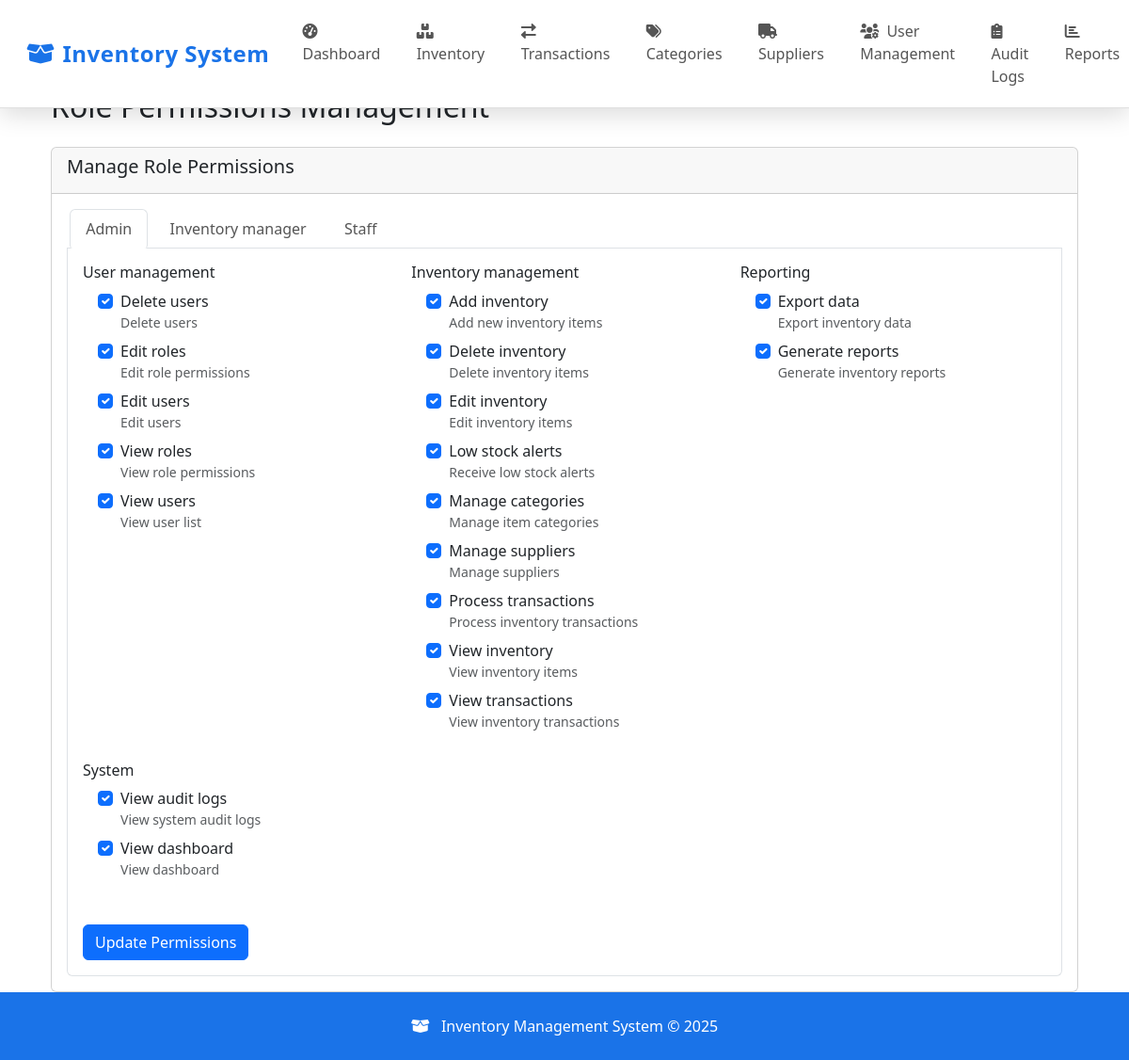
Page /admin/roles.php (signed in) on the committed database.
### tables this page shows
CREATE TABLE `permissions` (
  `id` int(11) NOT NULL,
  `name` varchar(50) NOT NULL,
  `description` text DEFAULT NULL,
  `category` enum('user_management','inventory_management','reporting','system') NOT NULL
);

### includes/functions.php (called while the page is built, shortened)
<?php
require_once __DIR__ . '/auth.php';
function getAllPermissions() {
    $conn = getDBConnection();
    $result = $conn->query("SELECT * FROM permissions ORDER BY category, name");
    $permissions = [];
    while ($row = $result->fetch_assoc()) {
        $permissions[] = $row;
    }
    return $permissions;
}
function getPermissionsForRole($role) {
    $conn = getDBConnection();
    $stmt = $conn->prepare("SELECT p.* FROM role_permissions rp
                           JOIN permissions p ON rp.permission_id = p.id
                           WHERE rp.role = ?");
    $stmt->bind_param("s", $role);
    $stmt->execute();
    $result = $stmt->get_result();
    $permissions = [];
    while ($row = $result->fetch_assoc()) {
        $permissions[] = $row;
    }
    return $permissions;
}

### includes/auth.php (called while the page is built, shortened)
<?php
function hasPermission($permissionName) {
    $conn = getDBConnection();
    $userId = $_SESSION['user_id'];
    $stmt = $conn->prepare("SELECT p.name FROM user_permissions up
                           JOIN permissions p ON up.permission_id = p.id
                           WHERE up.user_id = ? AND p.name = ?");
    $stmt->bind_param("is", $userId, $permissionName);
    $stmt->execute();
    $result = $stmt->get_result();
    $stmt = $conn->prepare("SELECT p.name FROM users u
                           JOIN role_permissions rp ON u.role = rp.role
                           JOIN permissions p ON rp.permission_id = p.id
                           WHERE u.id = ? AND p.name = ?");
    $stmt->bind_param("is", $userId, $permissionName);
    $stmt->execute();
    $result = $stmt->get_result();
    $hasPermission = $result->num_rows > 0;
    return $hasPermission;
}

### admin/roles.php (the view, shortened to what this page needs)
<?php
require_once __DIR__ . '/../includes/auth.php';
require_once __DIR__ . '/../includes/functions.php';
$permissions = getAllPermissions();
$roles = ['admin', 'inventory_manager', 'staff'];
$rolePermissions = [];
foreach ($roles as $role) {
    $rolePermissions[$role] = getPermissionsForRole($role);
}
?>
<?php include __DIR__ . '/../includes/header.php'; ?>
<div class="container mt-4">
    <h2 class="mb-4">Role Permissions Management</h2>
    <div class="card">
        <div class="card-header">
            <h5>Manage Role Permissions</h5>
        </div>
        <div class="card-body">
            <ul class="nav nav-tabs" id="roleTabs" role="tablist">
                <?php foreach ($roles as $index => $role): ?>
                    <li class="nav-item" role="presentation">
                        <button class="nav-link <?php echo $index === 0 ? 'active' : ''; ?>"
                                id="<?php echo $role; ?>-tab" data-bs-toggle="tab"
                                data-bs-target="#<?php echo $role; ?>" type="button">
                            <?php echo ucfirst(str_replace('_', ' ', $role)); ?>
                        </button>
                    </li>
                <?php endforeach; ?>
            </ul>
            <div class="tab-content p-3 border border-top-0 rounded-bottom" id="roleTabsContent">
                <?php foreach ($roles as $index => $role): ?>
                    <div class="tab-pane fade <?php echo $index === 0 ? 'show active' : ''; ?>"
                         id="<?php echo $role; ?>" role="tabpanel">
                        <form method="POST" action="roles.php">
                            <div class="row">
                                <?php
                                $currentCategory = '';
                                foreach ($permissions as $permission):
                                    if ($permission['category'] != $currentCategory) {
                                        if ($currentCategory != '') echo '</div></div>';
                                        $currentCategory = $permission['category'];
                                        echo '<div class="col-md-4 mb-4"><h6>' .
                                             ucfirst(str_replace('_', ' ', $currentCategory)) .
                                             '</h6><div class="ps-3">';
                                    }
                                    $isChecked = in_array($permission['id'], array_column($rolePermissions[$role], 'id'));
                                ?>
                                    <div class="form-check mb-2">
                                        <input class="form-check-input" type="checkbox"
                                               id="perm_<?php echo $role . '_' . $permission['id']; ?>"
                                               name="permissions[]" value="<?php echo $permission['id']; ?>"
                                               <?php echo $isChecked ? 'checked' : ''; ?>>
                                        <label class="form-check-label" for="perm_<?php echo $role . '_' . $permission['id']; ?>">
                                            <?php echo ucfirst(str_replace('_', ' ', $permission['name'])); ?>
                                        </label>
                                        <small class="d-block text-muted"><?php echo $permission['description']; ?></small>
                                    </div>
                                <?php endforeach; ?>
                                <?php if ($currentCategory != '') echo '</div></div>'; ?>
                            </div>
                            <?php if (hasPermission('edit_roles')): ?>
                                <button type="submit" name="update_permissions" class="btn btn-primary mt-3">
                                    Update Permissions
                                </button>
                            <?php endif; ?>
                        </form>
                    </div>
                <?php endforeach; ?>
            </div>
        </div>
    </div>
</div>
<?php include __DIR__ . '/../includes/footer.php'; ?>

### includes/header.php (style rules this page uses)
:root { --primary-blue: #1a73e8; --dark-blue: #0d47a1; --light-blue: #e8f0fe; --hover-blue: #4285f4; --white: #ffffff; }
body { font-family: 'Segoe UI', Tahoma, Geneva, Verdana, sans-serif; background-color: var(--white); overflow-x: hidden; padding-top: 70px; }
.nav-link { color: #555 !important; font-weight: 500; padding: 0.5rem 1rem !important; margin: 0 0.2rem; border-radius: 4px; transition: all 0.3s ease; position: relative; }
.container { animation: fadeInUp 0.6s ease; }

### rows in the picture
permissions: category "User management", id "☑", name "Delete users", description "Delete users"
permissions: id "☑", name "Edit roles", description "Edit role permissions"
permissions: id "☑", name "Edit users", description "Edit users"
permissions: id "☑", name "View roles", description "View role permissions"
permissions: id "☑", name "View users", description "View user list"
permissions: category "Inventory management", id "☑", name "Add inventory", description "Add new inventory items"
permissions: id "☑", name "Delete inventory", description "Delete inventory items"
permissions: id "☑", name "Edit inventory", description "Edit inventory items"
permissions: id "☑", name "Low stock alerts", description "Receive low stock alerts"
permissions: id "☑", name "Manage categories", description "Manage item categories"
permissions: id "☑", name "Manage suppliers", description "Manage suppliers"
permissions: id "☑", name "Process transactions", description "Process inventory transactions"
permissions: id "☑", name "View inventory", description "View inventory items"
permissions: id "☑", name "View transactions", description "View inventory transactions"
permissions: category "Reporting", id "☑", name "Export data", description "Export inventory data"
permissions: id "☑", name "Generate reports", description "Generate inventory reports"
permissions: category "System", id "☑", name "View audit logs", description "View system audit logs"
permissions: id "☑", name "View dashboard", description "View dashboard"

### other values in the picture
str_replace('_', ' ', $role) "Admin"
str_replace('_', ' ', $role) "Inventory manager"
str_replace('_', ' ', $role) "Staff"
